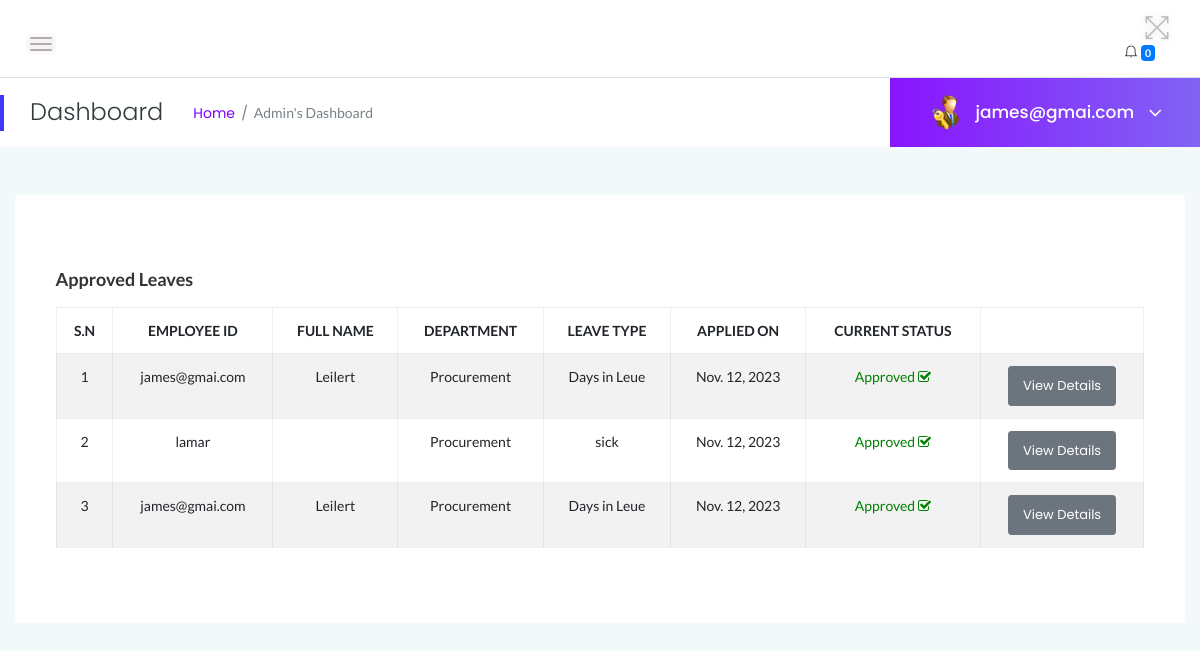
Page /myadmin/approved-leaves/ (signed in) on the earlier database version.
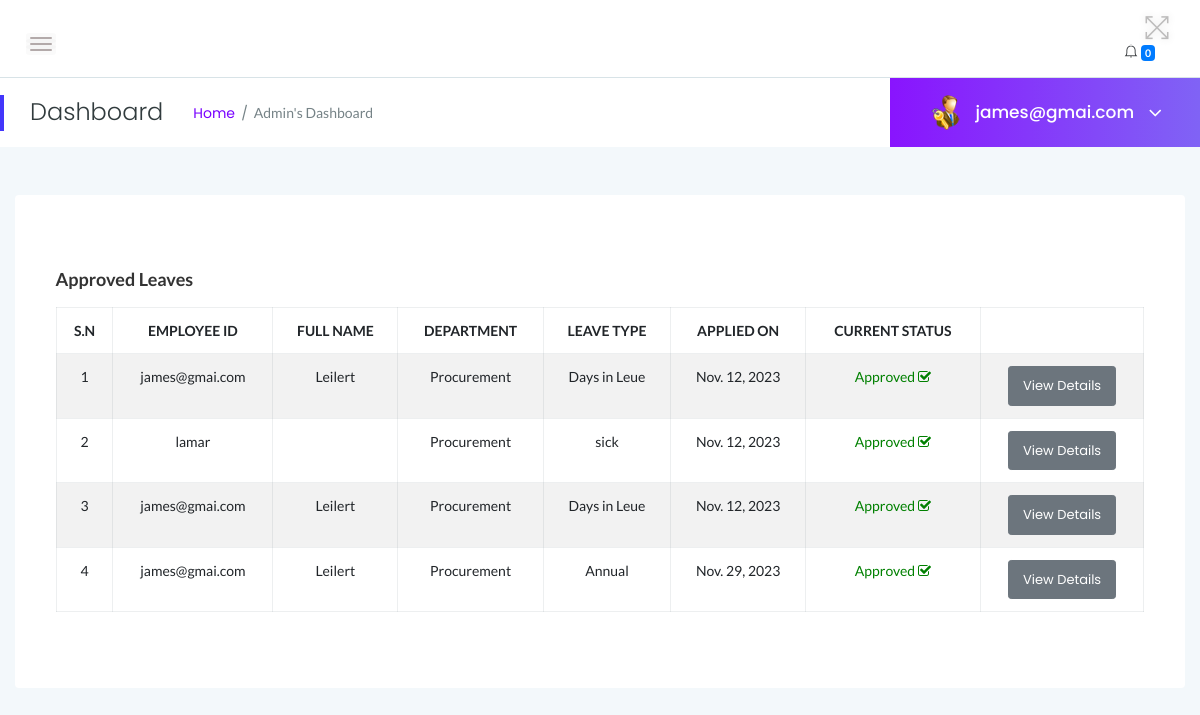
Same page on the later database version.
### myadmin/models.py (models this page shows, shortened)
class Leave(models.Model):
    employee = models.ForeignKey(User, on_delete=models.CASCADE)
    leave_type = models.CharField(max_length=100, default='Annual')
    posting_date = models.DateField(auto_now_add=True)
    status = models.CharField(
        max_length=10,
        choices=STATUS_CHOICES,
        default='Pending'
    )
    leavetype = models.CharField(max_length=255, default=None)
    description = models.TextField(default=None)
    fromdate = models.DateField( default=None)
    todate = models.DateField( default=None)
    isread = models.IntegerField(default=0)
    admin_remark = models.CharField(max_length=255, default=None, null=True)

class Employee(models.Model):
    user = models.OneToOneField(User, on_delete=models.CASCADE, default=None)
    empcode = models.CharField(max_length=10, primary_key=True)
    firstName = models.CharField(max_length=100)
    lastName = models.CharField(max_length=100)
    email = models.EmailField()
    password = models.CharField(max_length=255)
    employee_type = models.CharField(
        max_length=10,
        choices=UN_CHOICES,
        default='Non-Union'
    )
    gender = models.CharField(
        max_length=10,
        choices=GENDER_CHOICES,
        default='Male'
    )
    dob = models.DateField(auto_now_add=True)
    department = models.ForeignKey(Department, on_delete=models.CASCADE)
    address = models.CharField(max_length=255, default="80100")
    city = models.CharField(max_length=100, default="Mombasa")
    country = models.CharField(max_length=100)
    mobileno = models.CharField(max_length=10)
    status = models.CharField(
        max_length=10,
        choices=EMP_CHOICES,
        default='Active'
    )
    CreationDate = models.DateField(auto_now_add=True)

class Department(models.Model):
    department_name = models.CharField(max_length=255)
    department_shortname = models.CharField(max_length=50)
    department_code = models.CharField(max_length=10)
    CreationDate = models.DateField(auto_now_add=True)
    def __str__(self):
        return self.department_name

### myadmin/views.py (the view)
# urls.py: path('approved-leaves/', views.approved_leaves, name='approved_leaves'),
@login_required
def approved_leaves(request):
    if not request.user.is_authenticated:
        return redirect('login')  # Redirect to your login page
    error = None
    msg = None
    approved_leaves = Leave.objects.filter(status=1)
    if request.method == 'POST':
        query = Leave.objects.all()
        results = query.values()
        leavtypcount = query.count()
    leaves = Leave.objects.filter(status=1).order_by('-id')
    context = {
        'error': error,
        'msg': msg,
        'approved_leaves': approved_leaves,
    }
    return render(request, 'admin/approved_leaves.html', context)

### myadmin/templates/admin/approved_leaves.html (shortened to what this page needs)
{% load static %}
<!DOCTYPE html>
<html class="no-js" lang="en">
<head>
 {% include 'admin/top.html' %}
</head>
<body>
   {% include 'admin/sidebars.html' %}
    <div class="main-content-inner">
        <div class="row">
            <div class="col-12 mt-5">
                <div class="card">
                    <div class="card-body">
                        <h4 class="header-title">Approved Leaves</h4>
                        <div class="single-table">
                            <div class="table-responsive">
                                <table class="table table-hover table-striped table-bordered progress-table text-center">
                                    <thead class="text-uppercase">
                                        <tr>
                                            <th>S.N</th>
                                            <th>Employee ID</th>
                                            <th>Full Name</th>
                                            <th>Department</th>
                                            <th>Leave Type</th>
                                            <th>Applied On</th>
                                            <th>Current Status</th>
                                            <th></th>
                                        </tr>
                                    </thead>
                                    <tbody>
                                        {% for leave in approved_leaves %}
                                        <tr>
                                            <td>{{ forloop.counter }}</td>
                                            <td>{{ leave.employee.username }}</td>
                                            <td>{{ leave.employee.empcode }} {{ leave.employee.last_name }}</td>
                                            <td>{{ user.employee.department }}</td>
                                            <td>{{ leave.leavetype }}</td>
                                            <td>{{ leave.posting_date }}</td>
                                            <td>
                                              {% if leave.status == '1' %}
                                                         <span style="color: green">Approved <i class="fa fa-check-square-o"></i></span>
                                                    {% elif leave.status == '2' %}
                                                        <span style="color: red">Declined <i class="fa fa-times"></i></span>
                                                    {% else %}
                                                        <span style="color: blue">Pending <i class="fa fa-spinner"></i></span>
                                                    {% endif %}
                                            </td>
                                            <td><a href="{% url 'myadmin:employee_leave_details' leave.id %}" class="btn btn-secondary btn-sm">View Details</a></td>
                                        </tr>
                                        {% endfor %}
                                    </tbody>
                                </table>
                            </div>
                            </div>
                        </div>
                    </div>
                </div>
            </div>
        </div>
    </div>
    </div>
</body>
</html>

### myadmin/templates/admin/sidebars.html (shortened to what this page needs)
{% load static %}
    <div class="page-container">
        <div class="main-content">
            <div class="header-area">
                <div class="row align-items-center">
                    <div class="col-md-6 col-sm-8 clearfix">
                        <div class="nav-btn pull-left">
                            <span></span>
                            <span></span>
                            <span></span>
                        </div>
                    </div>
                    <div class="col-md-6 col-sm-4 clearfix">
                        <ul class="notification-area pull-right">
                            <li id="full-view"><i class="ti-fullscreen"></i></li>
                            {% include 'admin/admin-notification.html' %}
                        </ul>
                    </div>
                </div>
            </div>
            <div class="page-title-area">
                <div class="row align-items-center">
                    <div class="col-sm-6">
                        <div class="breadcrumbs-area clearfix">
                            <h4 class="page-title pull-left">Dashboard</h4>
                            <ul class="breadcrumbs pull-left">
                                <li><a href="{% url 'myadmin:dashboard' %}">Home</a></li>
                                <li><span>Admin's Dashboard</span></li>
                            </ul>
                        </div>
                    </div>
                    <div class="col-sm-6 clearfix">
                        <div class="user-profile pull-right">
                            <img class="avatar user-thumb" src="{% static 'images/admin.png' %}" alt="avatar">
                            <h4 class="user-name dropdown-toggle" data-toggle="dropdown">{{ user.username }} <i class="fa fa-angle-down"></i></h4>
                        </div>
                    </div>
                </div>
            </div>
            <div class="main-content-inner">
                <div class="row">
                    <div class="col-12 mt-5">
                        <div class="card">

Differences in the rows shown:
added Leave: employee.username "james@gmai.com", employee.last_name "Leilert", {{ user.employee.department }} "Procurement", leavetype "Annual", posting_date "Nov. 29, 2023", status "Approved"
